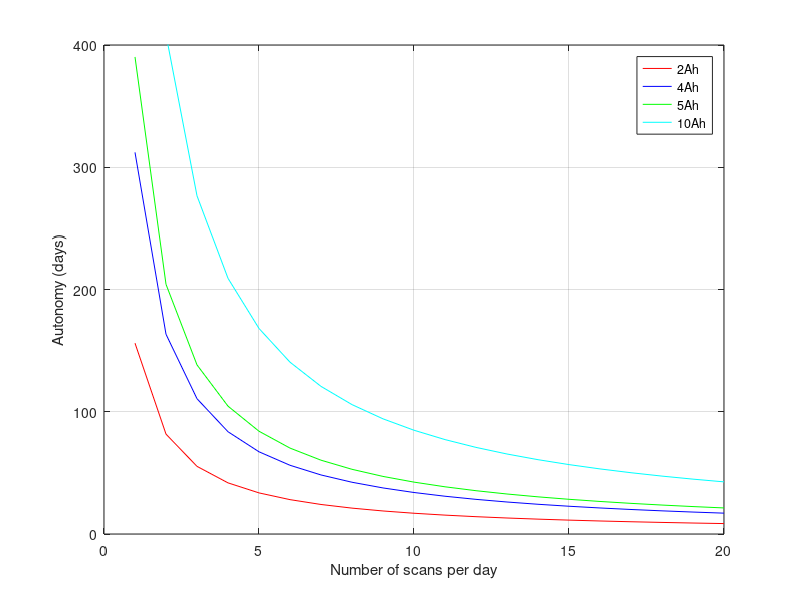

Write MATLAB code to recreate this figure.
clear all;
clc;

pir = 0;
ble_receive = 0.100;
lora_transmit = 0.100;
deep_sleep = 48e-6;

tempo_rx = 10;
tempo_tx = 7.5;
tempo_ativo_rx = tempo_rx/3600;
tempo_ativo_tx = tempo_tx/3600;
tempo_ativo = tempo_ativo_rx + tempo_ativo_tx;

i = 1;

bateria = 2
for k = 1:1:20
    consumo_pir = pir*24;
    consumo_lora_tx(k) = lora_transmit*24*tempo_ativo_tx*k;
    consumo_lora_rx(k) = ble_receive*24*tempo_ativo_rx*k;
    consumo_lora_deep = deep_sleep*24*(1-tempo_ativo);
    
    consumo_total_deep = consumo_pir+consumo_lora_rx+consumo_lora_tx+consumo_lora_deep;
    
 end
    
autonomia_deep2 = bateria./consumo_total_deep;

k1 = 1:1:20;
figure(1)
plot(k1,autonomia_deep2,'r');
hold on
bateria2 = 4
for k = 1:1:20
    consumo_pir = pir*24;
    consumo_lora_tx(k) = lora_transmit*24*tempo_ativo_tx*k;
    consumo_lora_rx(k) = ble_receive*24*tempo_ativo_rx*k;
    consumo_lora_deep = deep_sleep*24*(1-tempo_ativo);
    
    consumo_total_deep = consumo_pir+consumo_lora_rx+consumo_lora_tx+consumo_lora_deep;
    
 end
    
autonomia_deep4 = bateria2./consumo_total_deep;
k2 = 1:1:20;
plot(k2,autonomia_deep4,'b');
hold on

bateria5 = 5;
for k = 1:1:20
    consumo_pir = pir*24;
    consumo_lora_tx(k) = lora_transmit*24*tempo_ativo_tx*k;
    consumo_lora_rx(k) = ble_receive*24*tempo_ativo_rx*k;
    consumo_lora_deep = deep_sleep*24*(1-tempo_ativo);
    
    consumo_total_deep = consumo_pir+consumo_lora_rx+consumo_lora_tx+consumo_lora_deep;
    
 end
    
autonomia_deep5 = bateria5./consumo_total_deep;

k3 = 1:1:20;
figure(1)
plot(k3,autonomia_deep5,'g');
hold on

bateria10 = 10;
for k = 1:1:20
    consumo_pir = pir*24;
    consumo_lora_tx(k) = lora_transmit*24*tempo_ativo_tx*k;
    consumo_lora_rx(k) = ble_receive*24*tempo_ativo_rx*k;
    consumo_lora_deep = deep_sleep*24*(1-tempo_ativo);
    
    consumo_total_deep = consumo_pir+consumo_lora_rx+consumo_lora_tx+consumo_lora_deep;
    
 end
    
autonomia_deep10 = bateria10./consumo_total_deep;

k4 = 1:1:20;
figure(1)
plot(k4,autonomia_deep10,'c');
%yticks([128 500 1000 1500 2000 2500 3000 3500 4000 4500 5000 5500 6000]);
%yticklabels({'128', '500', '1000', '1500', '2000', '2500', '3000', '3500', '4000', '4500', '5000', '5500', '6000'});
hold off
legend("2Ah","4Ah","5Ah","10Ah" );
axis([0 20 0 400])
grid on
%title("Consumo Lopy4 com diferentes baterias")
ylabel("Autonomy (days)");
xlabel("Number of scans per day");
